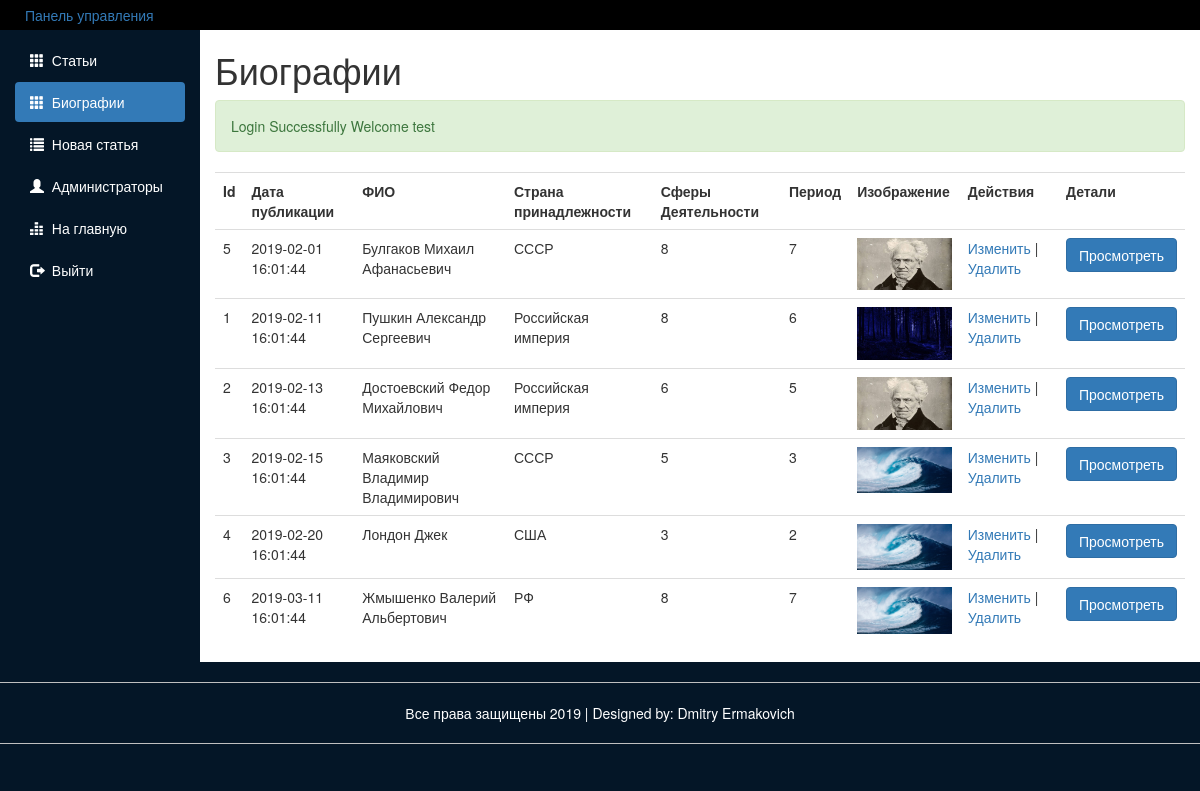
Page /src/public_routes/Dashboard/Biographies.php (signed in) on the earlier database version.
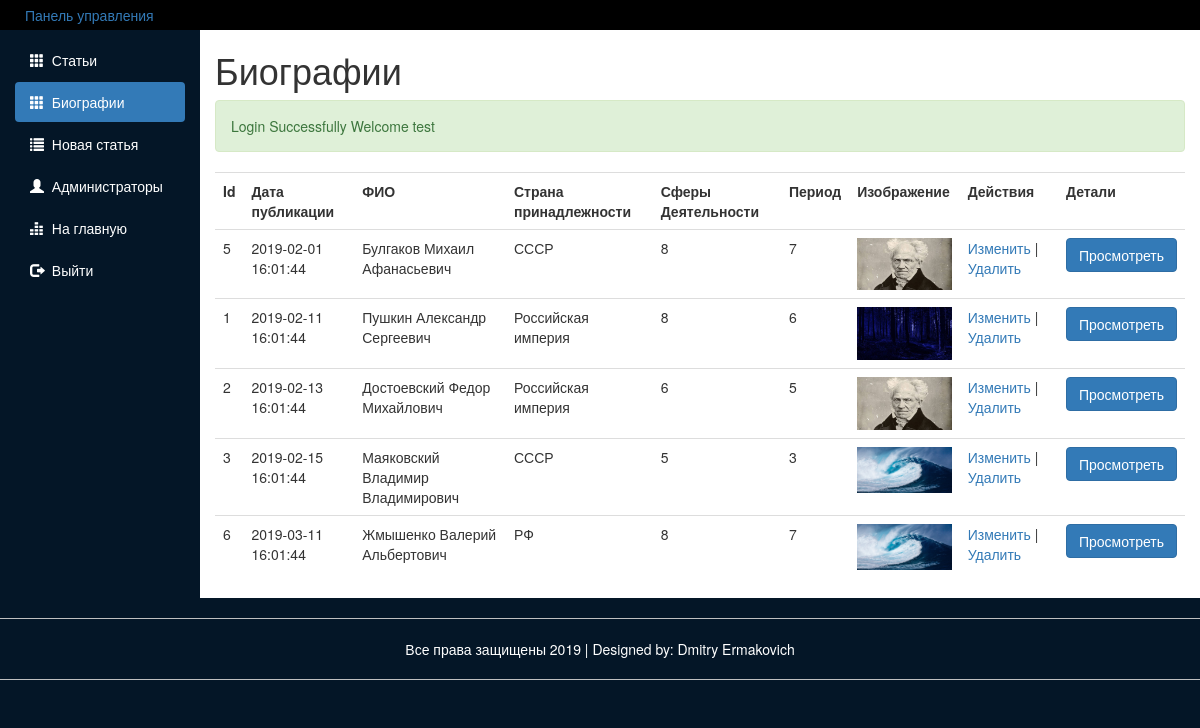
Same page on the later database version.
### src/Include/dbFunctions.php (called while the page is built, shortened)
<?php
require_once 'DatabaseLoad.php';
function doSQLQuery($query)
{
  global $con2;
  try {
    $exec = mysqli_query($con2, $query) or die(mysqli_error($con2));
    if ($exec) {
      return $exec;
    }
  } catch (Exception $e) {
    echo $e->getMessage();
  }
  return false;
}

### src/utils/biographies_c.php (the view, shortened to what this page needs)
<?php
function fillBiographiesTable()
{
  $sql = "SELECT * FROM Авторы ORDER BY дата_добавления";
  $exec = doSQLQuery($sql);
  if (mysqli_num_rows($exec) < 1) {
    ?>
    <p class="lead">У вас 0 постов в данный момент</p>
    <a href="NewPost.php"><button class="btn btn-info">Добавить пост</button></a>
    <?php
  } else {?>
      <table class="table table-hover">
        <tr>
          <th>Id</th>
          <th>Дата публикации</th>
          <th>ФИО</th>
          <th>Страна принадлежности</th>
          <th>Сферы Деятельности</th>
          <th>Период</th>
          <th>Изображение</th>
          <th>Действия</th>
          <th>Детали</th>
        </tr>
        <?php
    while ($post = mysqli_fetch_assoc($exec)) {
      $bio_id = $post['id'];
      $post_date = $post['дата_добавления'];
      $state = $post['страна_принадлежности'];
      $spheres = $post['сферы_деятельности'];
      $period = $post['период'];
      $post_fullname = "$post[фамилия]  $post[имя] $post[отчество]";
      $biography = $post['биография'];
      $image = $biography . '.jpg';
      ?>
      <tr>
        <td><?php echo $bio_id; ?></td>
        <td><?php echo $post_date; ?></td>
        <td><?php echo $post_fullname;?></td>
        <td><?php echo $state;?></td>
        <td><?php echo $spheres;?></td>
        <td><?php echo $period;?></td>
        <td>
          <?php echo "<img class='img-responsive' src='../Upload/bios/$image?m=' width='100px' height='150px'>"; ?>
        </td>
        <td>
          <?php echo "<a href='editpost.php?post_id=$bio_id'>Изменить</a> | <a href='deletepost.php?delete_post_id=$bio_id'>Удалить</a>"; ?>
        </td>
        <td><a href="/Bio.php?id=<?php echo $bio_id; ?>"><button class="btn btn-primary">Просмотреть</button></a></td>
      </tr>
      <?php
    }
  }
}
?>

### src/public_routes/Dashboard/Biographies.php (shortened to what this page needs)
<?php require_once('../../Include/Sessions.php') ?>
<?php require_once('../../Include/commonFuncs.php') ?>
<?php require_once('../../Include/dbFunctions.php') ?>
<?php require_once('../../utils/biographies_c.php') ?>
<!DOCTYPE html>
<html>
<head>
  <link rel="stylesheet" type="text/css" href="../../js-scripts/bootstrap/css/bootstrap.min.css">
  <link rel="stylesheet" type="text/css" href="../../js-scripts/Assets/style.css">
</head>
<body>
  <div class="heading">
    <a href="">
      <p>Панель управления</p>
    </a>
  </div>
  <div class="container-fluid">
    <div class="main" id="dashboard">
      <div class="row">
        <div class="col-sm-2">
          <ul id="side-menu" class="nav nav-pills nav-stacked">
            <li class=""><a href="Dashboard.php">
                <span class="glyphicon glyphicon-th"></span>
                &nbsp;Статьи</a></li>
            <li class="active"><a href="Biographies.php">
                <span class="glyphicon glyphicon-th"></span>
                &nbsp;Биографии</a></li>
            <li><a href="NewPost.php">
                <span class="glyphicon glyphicon-list"></span>
                &nbsp;Новая статья</a></li>
            <li><a href="Admin.php">
                <span class="glyphicon glyphicon-user"></span>
                &nbsp;Администраторы</a></li>
            <li><a href="/Blog.php">
                <span class="glyphicon glyphicon-equalizer"></span>
                &nbsp;На главную</a></li>
            <li><a href="/Lagout.php">
                <span class="glyphicon glyphicon-log-out"></span>
                &nbsp;Выйти</a></li>
          </ul>
        </div>
        <div class="col-xs-10" style="min-height: -webkit-fill-available;">
          <div>
            <h1>Биографии</h1>
            <?php echo SuccessMessage(); ?>
            <div class="table-responsive">
              <?php fillBiographiesTable() ?>
              </table>
            </div>
          </div>
        </div>
      </div>
    </div>
  </div>
  <div class="row" id="footer">
    <div class="col-sm-12">
      <hr>
      <p>Все права защищены 2019 | Designed by: Dmitry Ermakovich</p>
      <hr>
    </div>
  </div>
</body>
</html>

### src/Include/Sessions.php (shortened to what this page needs)
<?php
function SuccessMessage()
{
  if (isset($_SESSION['successMessage'])) {
    $ouput = "
			<div class='alert alert-success'>" .
    htmlentities($_SESSION["successMessage"]) .
      "</div>
		";
    return $ouput;
  }
}

### src/public_routes/js-scripts/Assets/style.css (style rules this page uses)
body { background: #041627; overflow-x: hidden; }
.heading { height: 50px; padding: 5px; background: black; padding-left: 25px; color: silver; }
.col-sm-2 { background: #041627; padding-top: 10px; }
.col-xs-10 { background: white !important; min-height: 650px; overflow: hidden; }
#side-menu li a { color: white; }
#footer { text-align: center; color: white; }
hr { border-color: silver; }
.main { margin-top : -20px; }

Differences in the rows shown:
removed авторы: id "4", дата_добавления "2019-02-20 16:01:44", post_fullname "Лондон Джек", страна_принадлежности "США", сферы_деятельности "3", период "2", биография (picture)
